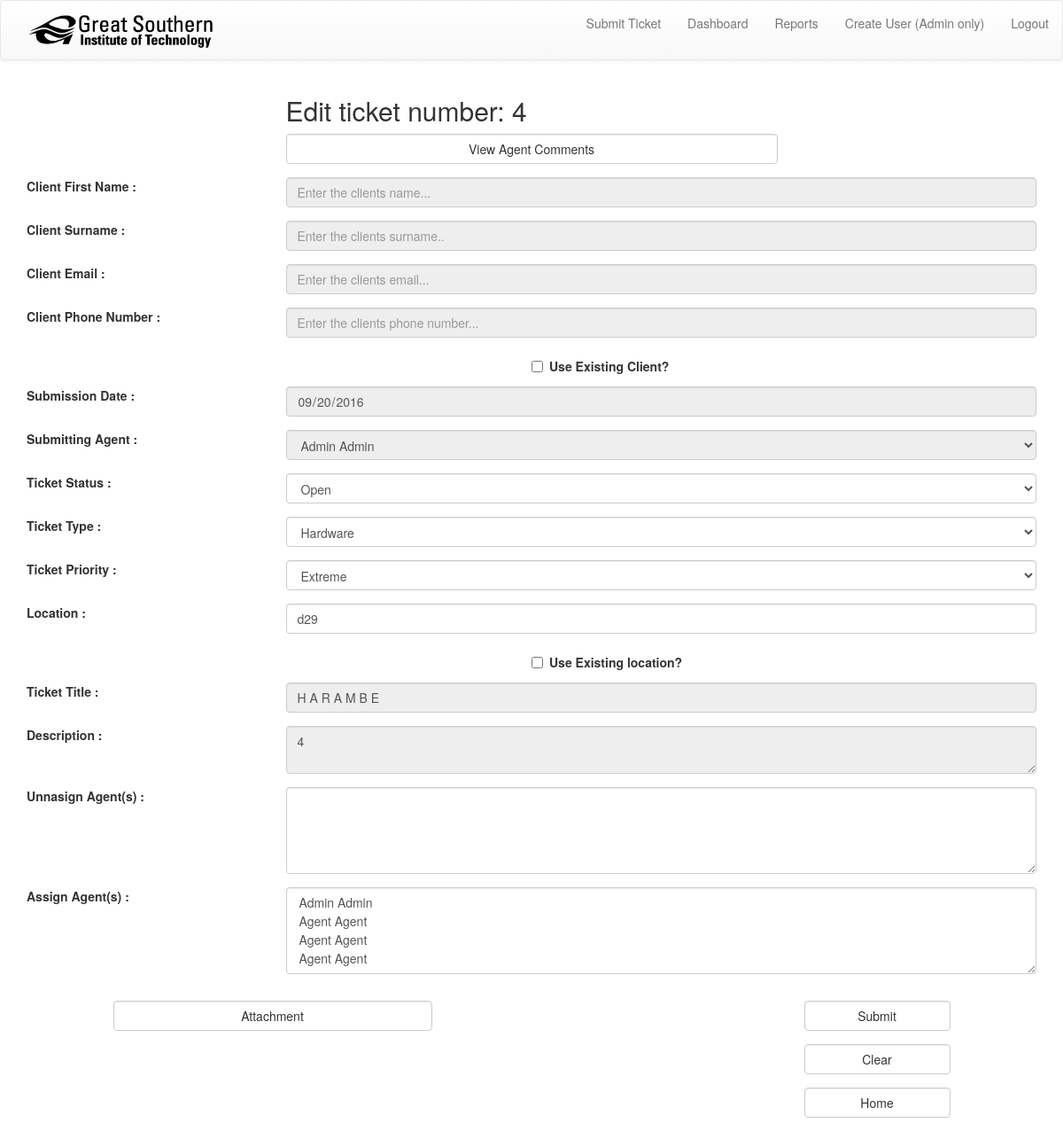
The app's page /Job_info_admin.php?JobID=4 (signed in) with its own data.
### tables this page shows
create table if not exists tbl_job(
	fld_id_job int(11) auto_increment not null,
    fld_start_date date,
	fld_finish_date date,
    fld_title varchar(60),
	fld_description text,
    fld_location varchar(45),
    fld_fk_id_client int(11) not null,
    fld_fk_id_job_type int(11) not null,
    fld_fk_id_status int(11) not null,
    fld_fk_id_agent int(11) not null,
	fld_fk_id_priority int(11) not null,
    primary key (fld_id_job),
		index fld_fk_id_status_idx (fld_fk_id_status ASC),
		index fld_fk_id_client_idx (fld_fk_id_client ASC),
		index fld_fk_id_job_type_idx (fld_fk_id_job_type ASC),
        index fld_fk_id_agent_idx (fld_fk_id_agent ASC),
		index fld_fk_id_priority_idx (fld_fk_id_priority ASC),
	constraint fld_fk_id_priority
		foreign key (fld_fk_id_priority)
			references tbl_priority (fld_id_priority),
	constraint fld_fk_id_agent
		foreign key (fld_fk_id_agent)
			references tbl_agent (fld_id_agent),
	constraint fld_fk_id_status
		foreign key (fld_fk_id_status)
			references tbl_status (fld_id_status),
		constraint fld_fk_id_client
			foreign key (fld_fk_id_client)
				references tbl_client (fld_id_client)
                    ON DELETE NO ACTION
					ON UPDATE NO ACTION,
        constraint fld_fk_id_job_type
			foreign key (fld_fk_id_job_type)
				references tbl_job_type (fld_id_job_type)
                    ON DELETE NO ACTION
					ON UPDATE NO ACTION);

### CLASS_FILES/cDatabase_Connection.php (called while the page is built, shortened)
<?php
    class cDatabase_Connection
    {
        private static $oConn = null;
        public static function oConn()
        {
            if (!isset(self::$oConn)) {
                self::$oConn = new PDO('mysql:host=localhost; dbname=ticketdb; charset=utf8', 'root', 'Password1');
            }
            return self::$oConn;
        }
        public function getfromDB($i_sql)
        {
            Return $this->oConn()->query($i_sql);
        }
    }

### CLASS_FILES/global_lib.php (the view, shortened to what this page needs)
<?php
require_once("cDatabase_Connection.php");
function checkValue($i_sFldName, $i_DefaultVal)
{
    if(isset($_POST[$i_sFldName]))
    {
        return $_POST[$i_sFldName];
    }
    Else if(isset($_GET[$i_sFldName]))
    {
        return $_GET[$i_sFldName];
    }else
    {
        return $i_DefaultVal;
    }
}
function getDropdown($i_SQL, $i_ID, $i_Title) {
$oDBConnection = new cDatabase_Connection();
$sDropdownOptions = "";
foreach ($oDBConnection->getfromDB($i_SQL) as $row)
{
    $sOptionTitle = $row[$i_Title];
    $sOptionID = $row[$i_ID];
    $sDropdownOptions .= <<<HTML
                            <option value="$sOptionID">$sOptionTitle</option>
HTML;
}
    return $sDropdownOptions;
}

### job_info_admin.php (shortened to what this page needs)
<?php
require_once("CLASS_FILES/cPage_load.php");
require_once("CLASS_FILES/cDatabase_Connection.php");
require_once("CLASS_FILES/global_lib.php");
$oPage = new page_load_lib;
$oDBConnection = new cDatabase_Connection();
$sGiven_ClientDropdown = "";
$Sub_AgentDisabledDropdown = "";
$JobID = 0;
$AttachmentID = 0;
if ($_SERVER['REQUEST_METHOD'] == 'GET')
{
    $JobID = checkValue('JobID', 0);
}elseif ($_SERVER['REQUEST_METHOD'] == 'POST')
{
    $JobID = checkValue('JobID', 0);
}
$sSQL = "select * from tbl_job where fld_id_job = $JobID";
foreach ($oDBConnection->getfromDB($sSQL) as $row)
{
    $Start_Date = $row['fld_start_date'];
    $sTitle = $row['fld_title'];
    $sDescription = $row['fld_description'];
    $sLocation = $row['fld_location'];
    $sJob_Type_ID = $row['fld_fk_id_job_type'];
    $sAgent_ID = $row['fld_fk_id_agent'];
    $sPriority_ID = $row['fld_fk_id_priority'];
}
$sSQL = "select fld_id_agent, fld_first_name, fld_last_name from tbl_agent where fld_id_agent = $sAgent_ID";
foreach ($oDBConnection->getfromDB($sSQL) as $row) {
    $Sub_AgentName = $row['fld_first_name'] . ' ' . $row['fld_last_name'];
    $Sub_AgentID = $row['fld_id_agent'];
    $Sub_AgentDisabledDropdown .= <<<HTML
                                <option value="$Sub_AgentID">
                                    $Sub_AgentName
                                </option>
HTML;
}
$sGivenLocation = getDropdown("select distinct fld_location from tbl_job where fld_location = '$sLocation'",'fld_location','fld_location');
$sLocationDropdown = getDropdown("select distinct fld_location from tbl_job", 'fld_location','fld_location');
$sTicketType = getDropdown('select * from tbl_job_type','fld_id_job_type','fld_type');
$sGivenType = getDropdown("select * from tbl_job_type where fld_id_job_type = $sJob_Type_ID",'fld_id_job_type','fld_type');
$sPriorityDropdown = getDropdown('select * from tbl_priority', 'fld_id_priority', 'fld_priority');
$sGivenPriority = getDropdown("select * from tbl_priority where fld_id_priority = $sPriority_ID", 'fld_id_priority', 'fld_priority');
$sStatusDropdown = getDropdown("select * from tbl_status", 'fld_id_status', 'fld_status');
$sGivenStatus = getDropdown("select S.fld_id_status, S.fld_status from tbl_status S, tbl_job J where J.fld_fk_id_status = S.fld_id_status and J.fld_id_job = $JobID", 'fld_id_status', 'fld_status');
$sUnnassignedAgents = getDropdown("select DISTINCT A.fld_id_agent, CONCAT(A.fld_first_name, ' ',A.fld_last_name) as Agent_Name from tbl_agent A left join tbl_agent_bridge AB on A.fld_id_agent = AB.fld_fk_id_agent where A.fld_id_agent not in (select fld_fk_id_agent from tbl_agent_bridge AB where AB.fld_fk_id_job = $JobID)", 'fld_id_agent', 'Agent_Name');
$sAssignedAgents = getDropdown("select DISTINCT A.fld_id_agent, CONCAT(A.fld_first_name, ' ',A.fld_last_name) as Agent_Name from tbl_agent A left join tbl_agent_bridge AB on A.fld_id_agent = AB.fld_fk_id_agent where AB.fld_fk_id_job = $JobID",'fld_id_agent','Agent_Name');
$html =<<<HTML
<div class="container">
    <div class="row">
        <div class="col-sm-6 col-sm-offset-3">
            <h2 id="h2-margin-bottom">Edit ticket number: $JobID</h2>
        </div>
    </div>
    <div class="row">
        <div class="col-sm-6 col-sm-offset-3 margin-bottom">
            <a href="Comments.php?JobID=$JobID" class="form-control btn btn-default">View Agent Comments</a>
        </div>
    </div>
    <form action="job_edit_get.php?JobID=$JobID" name="ticket_form" enctype="multipart/form-data" method="post" onsubmit="return ticketFormValidate()" class="form-horizontal" role="form">
                    $sGiven_ClientDropdown
        <div class="form-group" id="client_first_name">
            <label class="col-sm-3" for="client_first_name">Client First Name :</label>
            <div class="col-sm-9">
                <input maxlength="30" type="text" disabled class="form-control" name="client_first_name" id="client_first_name" value="$sClient_First_Name" Placeholder="Enter the clients name...">
            </div>
        </div>
        <div class="form-group" id="client_last_name">
            <label class="col-sm-3" for="client_last_name">Client Surname :</label>
            <div class="col-sm-9">
                <input maxlength="30" type="text" disabled class="form-control" name="client_last_name" id="client_last_name" value="$sClient_Second_Name" Placeholder="Enter the clients surname..">
            </div>
        </div>
        <div class="form-group" id="client_email">
            <label class="col-sm-3" for="client_email">Client Email :</label>
            <div class="col-sm-9">
                <input maxlength="30" type="email" disabled class="form-control" name="client_email" id="client_email" value="$sEmail" Placeholder="Enter the clients email...">
            </div>
        </div>
        <div class="form-group" id="client_phone_number">
            <label class="col-sm-3" for="client_phone_number">Client Phone Number :</label>
            <div class="col-sm-9">
                <input maxlength="30" type="text" disabled class="form-control" name="client_phone_number" id="client_phone_number" value="$sPhonenumber" Placeholder="Enter the clients phone number...">
            </div>
        </div>
        <div class="checkbox-inline col-sm-4 col-sm-offset-6">
            <label>
                <input type="checkbox" onchange="useExistingClient('client_select', 'client_first_name', 'client_last_name', 'client_email', 'client_phone_number', 'use_existing')" id="use_existing" name="ExistingClient" value="1">
                Use Existing Client?
            </label>
        </div>
        <br>
        <br>
        <div class="form-group" id="Start_Date">
            <label class="col-sm-3" for="Start_Date">Submission Date :</label>
            <div class="col-sm-9">
                <input maxlength="30" autocomplete="off" disabled type="date" class="form-control" name="Start_Date" value="$Start_Date" placeholder="Enter a location for your ticket...">
            </div>
        </div>
        <div class="form-group">
            <label class="col-sm-3" for="Sub_Agent">Submitting Agent :</label>
            <div class="col-sm-9">
                <select class="form-control"  disabled name="Sub_Agent">
                    $Sub_AgentDisabledDropdown
                </select>
            </div>
        </div>
        <div class="form-group">
            <label class="col-sm-3" for="Status">Ticket Status :</label>
            <div class="col-sm-9">
                <select class="form-control" name="Status">
                    $sGivenStatus
                    $sStatusDropdown
                </select>
            </div>
        </div>
        <div class="form-group">
            <label class="col-sm-3" for="type">Ticket Type :</label>
            <div class="col-sm-9">
                <select class="form-control"  name="type">
                    $sGivenType
                    $sTicketType
                </select>
            </div>
        </div>
        <div class="form-group">
            <label class="col-sm-3" for="priority">Ticket Priority :</label>
            <div class="col-sm-9">
                <select class="form-control"  name="priority">
                    $sGivenPriority
                    $sPriorityDropdown
                </select>
            </div>
        </div>
        <div class="form-group" id="location">
            <label class="col-sm-3" for="location">Location :</label>
            <div class="col-sm-9">
                <input maxlength="30" autocomplete="off" type="text" class="form-control" name="location" value="$sLocation" placeholder="Enter a location for your ticket...">
            </div>
        </div>
                    $sGivenLocation
                    $sLocationDropdown
        <div class="checkbox-inline col-sm-4 col-sm-offset-6">
            <label>
                <input type="checkbox" onchange="disableTextorDropdown('location', 'location_dropdown', 'locationtoggle')" id="locationtoggle" name="locationtoggle" value="1">
                Use Existing location?
            </label>
        </div>
        <br>
        <br>
        <div class="form-group">
            <label class="col-sm-3" for="title">Ticket Title :</label>
            <div class="col-sm-9">
                <input maxlength="30" type="text"  class="form-control" id="title" disabled name="title"  value="$sTitle" placeholder="Enter a title for your ticket...">
            </div>
        </div>
        <div class="form-group" id="client_first_name">
            <label class="col-sm-3" for="client_first_name">Description :</label>
            <div class="col-sm-9">
                <textarea class="form-control"  disabled name="description" placeholder="Enter a desciption for your ticket...">$sDescription</textarea>
            </div>
        </div>
        <div class="form-group">
            <label class="col-sm-3" for="priority">Unnasign Agent(s) :</label>
            <div class="col-sm-9">
                <select class="form-control" multiple name="Agents_to_Unassign[]">
                    $sAssignedAgents
                </select>
            </div>
        </div>
        <div class="form-group">
            <label class="col-sm-3" for="priority">Assign Agent(s) :</label>
            <div class="col-sm-9">
                <select class="form-control" multiple name="Agents_to_Assign[]">
                    $sUnnassignedAgents
                </select>
            </div>
        </div>
        <div class="form-group">
            <div class="col-sm-4 col-sm-offset-1 margin-top">
                <a href="Attachment.php?AttachmentID=$AttachmentID" target="_blank" class="form-control btn btn-default">Attachment</a>
            </div>
            <div class="col-sm-2 col-sm-offset-4 margin-top">
                <input  type="submit" name="submit" class="form-control btn btn-default">
            </div>
            <div class="col-sm-2 col-sm-offset-9 margin-top">
                <a href="job_edit_get.php?JobId=$JobID" class="form-control btn btn-default">Clear</a>
            </div>
            <div class="col-sm-2 col-sm-offset-9 margin-top">
                <a href="dashboard.php" class="form-control btn btn-default">Home</a>
            </div>
        </div>
    </form>
</div>
HTML;
echo $oPage->load_page($html);

### CSS/style_main.css (style rules this page uses)
body { height: 100%; }
.margin-top { margin-top: 15px; }
.margin-bottom { margin-bottom: 15px; }

### records on screen
tbl_job: Start_Date "09/20/2016", location "d29", title "H A R A M B E", description "4"

### other values on screen
$JobID "4"
form field Sub_Agent "Admin Admin"
form field Status "Open"
form field type "Hardware"
form field priority "Extreme"
